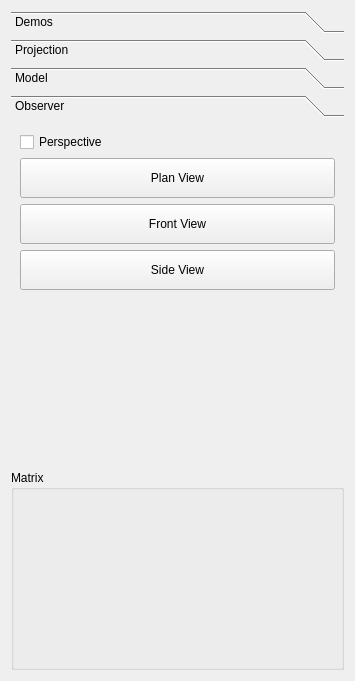
<?xml version="1.0" encoding="UTF-8"?>
<ui version="4.0">
 <class>Toolbox</class>
 <widget class="QWidget" name="Toolbox">
  <property name="geometry">
   <rect>
    <x>0</x>
    <y>0</y>
    <width>355</width>
    <height>681</height>
   </rect>
  </property>
  <property name="windowTitle">
   <string>Toolbox</string>
  </property>
  <layout class="QVBoxLayout" name="verticalLayout_2">
   <item>
    <widget class="QToolBox" name="toolBox">
     <property name="currentIndex">
      <number>3</number>
     </property>
     <widget class="QWidget" name="page_4">
      <property name="geometry">
       <rect>
        <x>0</x>
        <y>0</y>
        <width>331</width>
        <height>321</height>
       </rect>
      </property>
      <attribute name="label">
       <string>Demos</string>
      </attribute>
      <layout class="QVBoxLayout" name="verticalLayout_4">
       <item>
        <widget class="QPushButton" name="resetEverythingButton">
         <property name="minimumSize">
          <size>
           <width>0</width>
           <height>40</height>
          </size>
         </property>
         <property name="text">
          <string>Reset!</string>
         </property>
        </widget>
       </item>
       <item>
        <widget class="QPushButton" name="sideBySideDemo">
         <property name="minimumSize">
          <size>
           <width>0</width>
           <height>40</height>
          </size>
         </property>
         <property name="text">
          <string>Side-by-side</string>
         </property>
        </widget>
       </item>
       <item>
        <widget class="QPushButton" name="randomiseModels">
         <property name="minimumSize">
          <size>
           <width>0</width>
           <height>40</height>
          </size>
         </property>
         <property name="text">
          <string>Randomise Models</string>
         </property>
        </widget>
       </item>
       <item>
        <spacer name="verticalSpacer">
         <property name="orientation">
          <enum>Qt::Vertical</enum>
         </property>
         <property name="sizeHint" stdset="0">
          <size>
           <width>20</width>
           <height>416</height>
          </size>
         </property>
        </spacer>
       </item>
      </layout>
     </widget>
     <widget class="QWidget" name="page">
      <property name="geometry">
       <rect>
        <x>0</x>
        <y>0</y>
        <width>331</width>
        <height>321</height>
       </rect>
      </property>
      <attribute name="label">
       <string>Projection</string>
      </attribute>
      <layout class="QVBoxLayout" name="verticalLayout">
       <item>
        <widget class="QRadioButton" name="radioPerspective">
         <property name="text">
          <string>Perspective</string>
         </property>
        </widget>
       </item>
       <item>
        <widget class="QGroupBox" name="perspectiveOptions">
         <property name="title">
          <string/>
         </property>
         <layout class="QGridLayout" name="gridLayout">
          <item row="0" column="1">
           <widget class="QDoubleSpinBox" name="fov">
            <property name="maximum">
             <double>180.000000000000000</double>
            </property>
            <property name="value">
             <double>90.000000000000000</double>
            </property>
           </widget>
          </item>
          <item row="1" column="0">
           <widget class="QLabel" name="label_2">
            <property name="text">
             <string>Aspect ratio</string>
            </property>
           </widget>
          </item>
          <item row="1" column="1">
           <widget class="QDoubleSpinBox" name="aspectRatio">
            <property name="maximum">
             <double>10.000000000000000</double>
            </property>
            <property name="singleStep">
             <double>0.100000000000000</double>
            </property>
            <property name="value">
             <double>1.000000000000000</double>
            </property>
           </widget>
          </item>
          <item row="1" column="2">
           <widget class="QPushButton" name="resetAspect">
            <property name="text">
             <string>Actual</string>
            </property>
           </widget>
          </item>
          <item row="0" column="0">
           <widget class="QLabel" name="label">
            <property name="text">
             <string>Field of View:</string>
            </property>
           </widget>
          </item>
         </layout>
        </widget>
       </item>
       <item>
        <widget class="QRadioButton" name="radioOrtho">
         <property name="text">
          <string>Orthographic</string>
         </property>
        </widget>
       </item>
       <item>
        <layout class="QGridLayout" name="grid">
         <item row="0" column="0">
          <widget class="QLabel" name="label_3">
           <property name="text">
            <string>Near Clip plane</string>
           </property>
          </widget>
         </item>
         <item row="0" column="1">
          <widget class="QDoubleSpinBox" name="nearClip">
           <property name="maximum">
            <double>100000.000000000000000</double>
           </property>
          </widget>
         </item>
         <item row="1" column="0">
          <widget class="QLabel" name="label_4">
           <property name="text">
            <string>Far Clip plane</string>
           </property>
          </widget>
         </item>
         <item row="1" column="1">
          <widget class="QDoubleSpinBox" name="farClip">
           <property name="maximum">
            <double>10000000.000000000000000</double>
           </property>
          </widget>
         </item>
        </layout>
       </item>
      </layout>
      <zorder>perspectiveOptions</zorder>
      <zorder>radioPerspective</zorder>
      <zorder>radioOrtho</zorder>
     </widget>
     <widget class="QWidget" name="page_2">
      <property name="geometry">
       <rect>
        <x>0</x>
        <y>0</y>
        <width>316</width>
        <height>399</height>
       </rect>
      </property>
      <attribute name="label">
       <string>Model</string>
      </attribute>
      <layout class="QVBoxLayout" name="verticalLayout_3">
       <item>
        <layout class="QHBoxLayout" name="horizontalLayout">
         <item>
          <widget class="QLabel" name="label_10">
           <property name="text">
            <string>Model</string>
           </property>
          </widget>
         </item>
         <item>
          <widget class="QSpinBox" name="modelIndex"/>
         </item>
        </layout>
       </item>
       <item>
        <widget class="QPushButton" name="resetTransform">
         <property name="text">
          <string>Reset Transform</string>
         </property>
        </widget>
       </item>
       <item>
        <widget class="QGroupBox" name="groupBox">
         <property name="title">
          <string>Translate</string>
         </property>
         <layout class="QGridLayout" name="gridLayout_3">
          <item row="0" column="0">
           <widget class="QLabel" name="label_5">
            <property name="text">
             <string>X:</string>
            </property>
           </widget>
          </item>
          <item row="0" column="1">
           <widget class="QDoubleSpinBox" name="xTranslate">
            <property name="minimum">
             <double>-1000.000000000000000</double>
            </property>
            <property name="maximum">
             <double>10000.000000000000000</double>
            </property>
           </widget>
          </item>
          <item row="1" column="1">
           <widget class="QDoubleSpinBox" name="yTranslate">
            <property name="minimum">
             <double>-1000.000000000000000</double>
            </property>
            <property name="maximum">
             <double>1000.000000000000000</double>
            </property>
           </widget>
          </item>
          <item row="3" column="0">
           <widget class="QLabel" name="label_7">
            <property name="text">
             <string>Z:</string>
            </property>
           </widget>
          </item>
          <item row="3" column="1">
           <widget class="QDoubleSpinBox" name="zTranslate">
            <property name="minimum">
             <double>-10000.000000000000000</double>
            </property>
            <property name="maximum">
             <double>10000.000000000000000</double>
            </property>
           </widget>
          </item>
          <item row="4" column="1">
           <widget class="QPushButton" name="translateButton">
            <property name="text">
             <string>Translate</string>
            </property>
           </widget>
          </item>
          <item row="1" column="0">
           <widget class="QLabel" name="label_6">
            <property name="text">
             <string>Y:</string>
            </property>
           </widget>
          </item>
         </layout>
        </widget>
       </item>
       <item>
        <widget class="QGroupBox" name="groupBox_2">
         <property name="title">
          <string>Rotate</string>
         </property>
         <layout class="QGridLayout" name="gridLayout_4">
          <item row="0" column="0">
           <widget class="QLabel" name="label_8">
            <property name="text">
             <string>Axis:</string>
            </property>
           </widget>
          </item>
          <item row="0" column="1">
           <widget class="QComboBox" name="rotationAxes">
            <item>
             <property name="text">
              <string>X-Axis</string>
             </property>
            </item>
            <item>
             <property name="text">
              <string>Y-Axis</string>
             </property>
            </item>
            <item>
             <property name="text">
              <string>Z-Axis</string>
             </property>
            </item>
           </widget>
          </item>
          <item row="1" column="0">
           <widget class="QLabel" name="label_9">
            <property name="text">
             <string>Rotation:</string>
            </property>
           </widget>
          </item>
          <item row="1" column="1">
           <widget class="QDoubleSpinBox" name="degreesRotation">
            <property name="suffix">
             <string>˚</string>
            </property>
            <property name="maximum">
             <double>360.000000000000000</double>
            </property>
           </widget>
          </item>
          <item row="2" column="1">
           <widget class="QPushButton" name="rotateButton">
            <property name="text">
             <string>Rotate</string>
            </property>
           </widget>
          </item>
         </layout>
        </widget>
       </item>
      </layout>
     </widget>
     <widget class="QWidget" name="page_3">
      <property name="geometry">
       <rect>
        <x>0</x>
        <y>0</y>
        <width>331</width>
        <height>321</height>
       </rect>
      </property>
      <attribute name="label">
       <string>Observer</string>
      </attribute>
      <layout class="QVBoxLayout" name="verticalLayout_5">
       <item>
        <widget class="QCheckBox" name="observerPerspective">
         <property name="text">
          <string>Perspective</string>
         </property>
        </widget>
       </item>
       <item>
        <widget class="QPushButton" name="observerPlanView">
         <property name="minimumSize">
          <size>
           <width>0</width>
           <height>40</height>
          </size>
         </property>
         <property name="text">
          <string>Plan View</string>
         </property>
        </widget>
       </item>
       <item>
        <widget class="QPushButton" name="observerFrontView">
         <property name="minimumSize">
          <size>
           <width>0</width>
           <height>40</height>
          </size>
         </property>
         <property name="text">
          <string>Front View</string>
         </property>
        </widget>
       </item>
       <item>
        <widget class="QPushButton" name="observerSideView">
         <property name="minimumSize">
          <size>
           <width>0</width>
           <height>40</height>
          </size>
         </property>
         <property name="text">
          <string>Side View</string>
         </property>
        </widget>
       </item>
       <item>
        <spacer name="verticalSpacer_2">
         <property name="orientation">
          <enum>Qt::Vertical</enum>
         </property>
         <property name="sizeHint" stdset="0">
          <size>
           <width>20</width>
           <height>391</height>
          </size>
         </property>
        </spacer>
       </item>
      </layout>
     </widget>
    </widget>
   </item>
   <item>
    <widget class="QGroupBox" name="matrixGroup">
     <property name="minimumSize">
      <size>
       <width>0</width>
       <height>200</height>
      </size>
     </property>
     <property name="title">
      <string>Matrix</string>
     </property>
    </widget>
   </item>
  </layout>
 </widget>
 <resources/>
 <connections/>
</ui>
